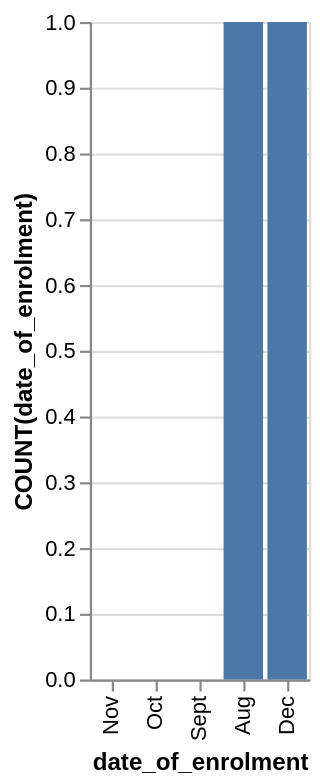

Write a Vega-Lite specification for this figure.
### Vega-Lite specification from a JSON file in a GitHub repository (floating-point values rounded to 4 significant figures)
{"data": {"values": [{"x_data": "Nov", "y_data": 0}, {"x_data": "Oct", "y_data": 0}, {"x_data": "Sept", "y_data": 0}, {"x_data": "Aug", "y_data": 1}, {"x_data": "Dec", "y_data": 1}]}, "mark": "bar", "encoding": {"x": {"field": "x_data", "type": "nominal", "title": "date_of_enrolment", "sort": {"op": "sum", "field": "y_data", "order": "ascending"}}, "y": {"field": "y_data", "type": "quantitative", "title": "COUNT(date_of_enrolment)"}}}
